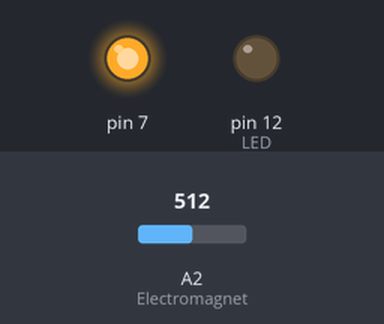
A sketch run on a simulated Arduino Uno, built with avr-gcc and run on an emulated ATmega328P. Shown: output pins drawn as LEDs (lit = HIGH). The inputs (shaded band) are chosen by the test bench; at power-on: A2 (Electromagnet) = 512.

Above: at 1.2 s.
1.3 s: A2 (Electromagnet) set to 209
2.8 s: A2 (Electromagnet) set to 193
At 4.0 s:
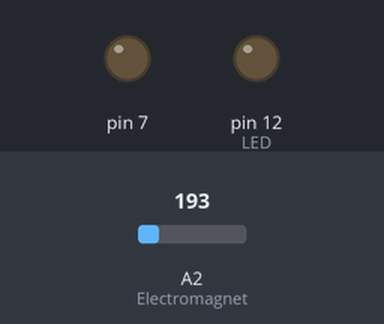
4.3 s: A2 (Electromagnet) set to 210
At 5.1 s:
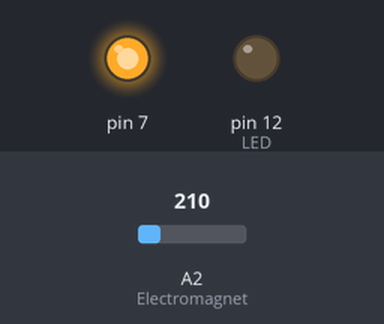
5.8 s: A2 (Electromagnet) set to 190
At 6.1 s:
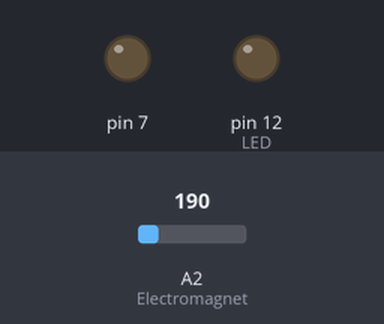
Timing chart, 0 to 8.3 s (numbered marks = the images above; inputs shaded):
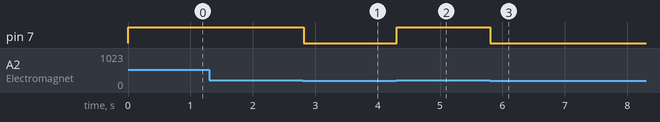

Measured:
- the behaviour switches between 201 and 200 on A2 (Electromagnet) (found by bisection; images 0 and 1)
- after the input at 1.3 s, every drawn part: stays the same
- after the input at 2.8 s, pin 7: HIGH → LOW at once
- after the input at 4.3 s, pin 7: LOW → HIGH at once
- after the input at 5.8 s, pin 7: HIGH → LOW at once

The sketch:

Exercise_3_2.ino
```cpp
void setup() {
  Serial.begin(9600);
  pinMode(12, OUTPUT);  // LED
  pinMode(7, OUTPUT);
  // pinMode(A2,INPUT); // Electromagnet
}

void loop()
{
    int s1 = analogRead(A2);
    if (s1 > 200)
    {
      digitalWrite(7, HIGH);
    }
    else
    {
      digitalWrite(7, LOW);
    }
    delay(15);
}
```
